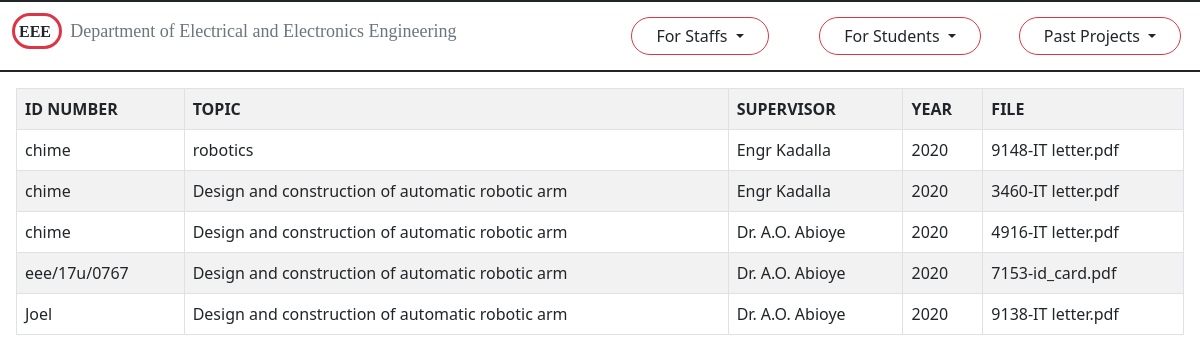
/2020.php, run on the app's committed database.
### tables this page shows
CREATE TABLE `upload` (
  `SN` int(4) NOT NULL,
  `id` varchar(15) NOT NULL,
  `supervisor` char(35) NOT NULL,
  `topic` varchar(255) NOT NULL,
  `years` int(4) NOT NULL,
  `title` varchar(25) NOT NULL
);

### 2020.php (the view, shortened to what this page needs)
<?php
$servername = "localhost";
$username = "root";
$password = "";
$dbname = "my_db";
$conn = new mysqli($servername, $username,
                $password, $dbname);
$sql = "SELECT * FROM upload WHERE years='2020' ORDER BY id ASC";
$result = $conn->query($sql);
?>
<!DOCTYPE html>
<html lang="en">
<head>
<link rel="stylesheet" href="styles/style.css">
<link href="bootstrap-5.1.3-dist/css/bootstrap.min.css" rel="stylesheet">
</head>
<body>
<header>
    <div class="container-fluid border-bottom border-top border-2 py-2 border-dark">
        <div class="row text-light">
            <div class="col-lg-6 py-2">
                <a href="index.php" class="border border-3 border-danger rounded-pill p-1 text-decoration-none text-dark">
                    <strong>EEE</strong>
                </a>
                <span id="dpt-name" class="text-muted px-2 font-size">Department of Electrical and Electronics Engineering</span>
            </div>
            <div class="btn col-lg-2 dropdown">
                <button type="button" class="btn border-danger px-4 btn-md rounded-pill text-dark dropdown-toggle" data-bs-toggle="dropdown">For Staffs </button>
            </div>
            <div class="btn col-lg-2">
                <button type="button" class="btn border-danger px-4 btn-md rounded-pill text-dark dropdown-toggle" data-bs-toggle="dropdown">
                    For Students
                </button>
            </div>
            <div class="btn col-lg-2">
                <button type="button" class="btn border-danger px-4 btn-md rounded-pill text-dark dropdown-toggle" data-bs-toggle="dropdown">
                    Past Projects
                </button>
            </div>
        </div>
    </div>
</header>
<section>
    <div class="container-fluid p-3">
            <table class="table table-striped table-bordered">
                <tr>
                    <th>ID NUMBER</th>
                    <th>TOPIC</th>
                    <th>SUPERVISOR</th>
                    <th>YEAR</th>
                    <th>FILE</th>
                </tr>
                <?php
                    while($rows=$result->fetch_assoc())
                    {
                ?>
                        <tr>
                            <td><?php echo $rows['id'];?></td>
                            <td><?php echo $rows['topic'];?></td>
                            <td><?php echo $rows['supervisor'];?></td>
                            <td><?php echo $rows['years'];?></td>
                            <td><?php echo $rows['title'];?></td>
                        </tr>
                <?php
                    }
                ?>
            </table>
        </div>
</section>
</body>
</html>

### styles/style.css (style rules this page uses)
body { background: #dedede; margin: 0; padding: 0; }
a> strong, #dpt-name { font-family: cursive; }
#dpt-name { font-size: large; }

### data on the page
upload: id "chime", topic "robotics", supervisor "Engr Kadalla", years "2020", title "9148-IT letter.pdf"
upload: id "chime", topic "Design and construction of automatic robotic arm", supervisor "Engr Kadalla", years "2020", title "3460-IT letter.pdf"
upload: id "chime", topic "Design and construction of automatic robotic arm", supervisor "Dr. A.O. Abioye", years "2020", title "4916-IT letter.pdf"
upload: id "eee/17u/0767", topic "Design and construction of automatic robotic arm", supervisor "Dr. A.O. Abioye", years "2020", title "7153-id_card.pdf"
upload: id "Joel", topic "Design and construction of automatic robotic arm", supervisor "Dr. A.O. Abioye", years "2020", title "9138-IT letter.pdf"
